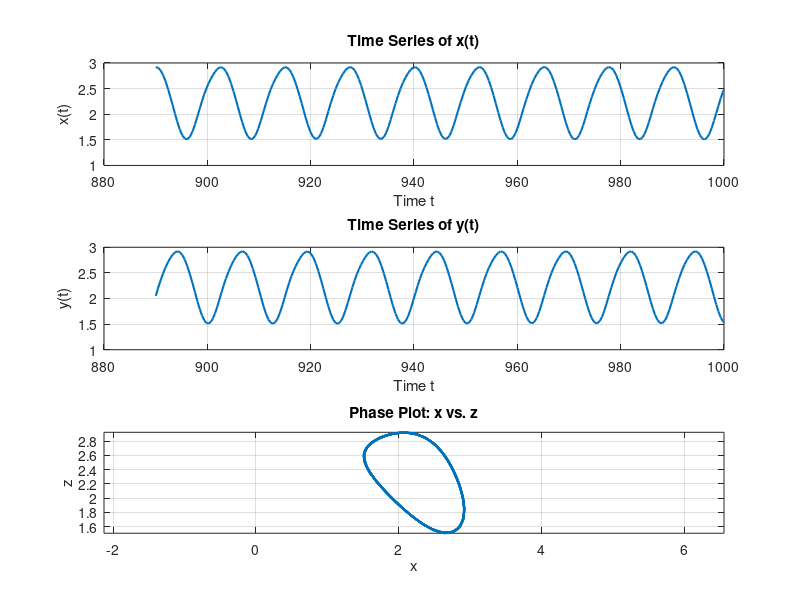

The MATLAB source for this figure:
% Attractor.m - Simulation of a one-parameter attractor system using ode45
%
% Equations of the system:
%   dx/dt = -α * x + sin(y)
%   dy/dt = -α * y + sin(z)
%   dz/dt = -α * z + sin(x)
%
% This script simulates a nonlinear attractor system and plots the time series
% for x(t) and y(t), as well as a phase plot of x versus z after removing transient dynamics.
%
% Author: Sabneet Bains
% License: MIT License

clear; close all; clc;

%% Parameters
alpha = 0.30;  % Constant parameter

%% Define the Attractor System
% The system is defined as a function handle where p(1)=x, p(2)=y, p(3)=z.
attractor = @(t, p) [-alpha * p(1) + sin(p(2));
                     -alpha * p(2) + sin(p(3));
                     -alpha * p(3) + sin(p(1))];

%% Generate Random Initial Conditions
% Generate initial conditions in the interval [0, 10]
rng('shuffle');
x0 = 10 * rand;
y0 = 10 * rand;
z0 = 10 * rand;
initialConditions = [x0; y0; z0];

%% Numerical Integration with ode45
tspan = [0 1000];
[t, p] = ode45(attractor, tspan, initialConditions);

%%% Remove Transient Dynamics
% Determine a transient removal index (ensure it does not exceed the available data)
transientIndex = min(2000, length(t));
t_trim = t(transientIndex:end);
p_trim = p(transientIndex:end, :);

%% Plotting Results
figure;

% Plot x(t)
subplot(3, 1, 1);
plot(t_trim, p_trim(:, 1), 'LineWidth', 1.5);
grid on;
xlabel('Time t');
ylabel('x(t)');
title('Time Series of x(t)');

% Plot y(t)
subplot(3, 1, 2);
plot(t_trim, p_trim(:, 2), 'LineWidth', 1.5);
grid on;
xlabel('Time t');
ylabel('y(t)');
title('Time Series of y(t)');

% Plot phase plot: x vs z
subplot(3, 1, 3);
plot(p_trim(:, 1), p_trim(:, 3), 'LineWidth', 1.5);
grid on;
xlabel('x');
ylabel('z');
title('Phase Plot: x vs. z');
axis equal;
